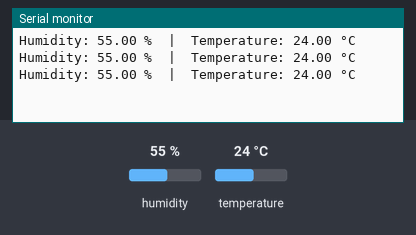
Recording of a sketch running on a simulated Arduino Uno, built with avr-gcc and run on an emulated ATmega328P. Parts: the last lines printed to the serial monitor. Inputs (shaded band) come from the test bench; at power-on: humidity 55 %, temperature 24 °C.

Above: at 2.8 s.
2.9 s: humidity set to 22 %
At 5.5 s:
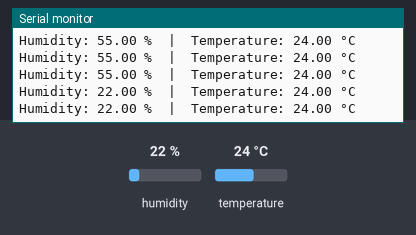
5.6 s: temperature set to 12 °C
At 6.9 s:
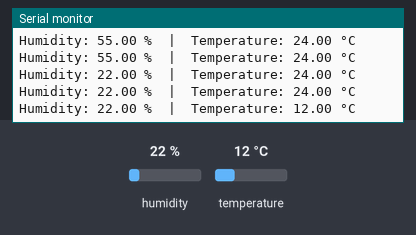
8.3 s: humidity set to 40 %
At 10.0 s:
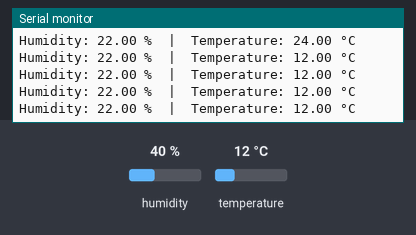
Timing chart, 0 to 11.5 s (numbered marks = the images above; inputs shaded):
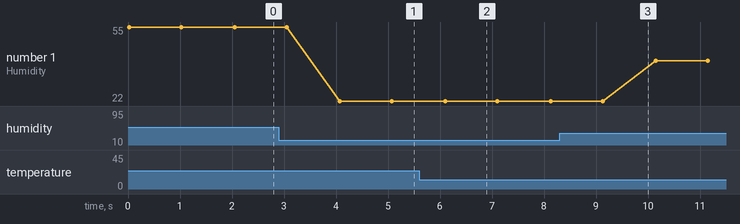

The sketch:

dht11sensorCode.ino
```cpp
#include "DHT.h"

#define DHTPIN 2
#define DHTTYPE DHT11

DHT dht(DHTPIN, DHTTYPE);


void setup() {
  dht.begin();
  Serial.begin(9600);
}


void loop() {


  float humidity = dht.readHumidity();
  float temperature = dht.readTemperature();

  if (isnan(humidity) || isnan(temperature)) {
    Serial.println("Failed to read from DHT11 sensor!");
    return;
  }


  Serial.print("Humidity: ");
  Serial.print(humidity);
  Serial.print(" %  |  Temperature: ");
  Serial.print(temperature);
  Serial.println(" °C");

  delay(1000);
}
```

Measured:
- after the input at 2.9 s, the serial monitor: prints a new line after 1.2 s (image 1)
- after the input at 5.6 s, the serial monitor: prints a new line after 0.50 s (image 2)
- plotted number 1: 55 → 22 after the input at 2.9 s, 22 → 40 after the input at 8.3 s
